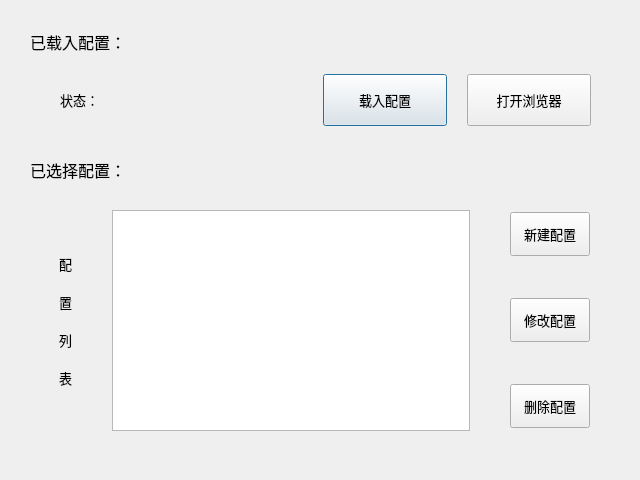
<?xml version="1.0" encoding="UTF-8"?>
<ui version="4.0">
 <class>mainWindow</class>
 <widget class="QDialog" name="mainWindow">
  <property name="geometry">
   <rect>
    <x>0</x>
    <y>0</y>
    <width>640</width>
    <height>480</height>
   </rect>
  </property>
  <property name="windowTitle">
   <string>Dialog</string>
  </property>
  <widget class="QLabel" name="selectedLabel">
   <property name="geometry">
    <rect>
     <x>30</x>
     <y>148</y>
     <width>590</width>
     <height>44</height>
    </rect>
   </property>
   <property name="minimumSize">
    <size>
     <width>0</width>
     <height>44</height>
    </size>
   </property>
   <property name="font">
    <font>
     <family>宋体</family>
     <pointsize>12</pointsize>
    </font>
   </property>
   <property name="text">
    <string>已选择配置：</string>
   </property>
  </widget>
  <widget class="QLabel" name="historyLabel">
   <property name="geometry">
    <rect>
     <x>30</x>
     <y>20</y>
     <width>590</width>
     <height>44</height>
    </rect>
   </property>
   <property name="minimumSize">
    <size>
     <width>0</width>
     <height>44</height>
    </size>
   </property>
   <property name="font">
    <font>
     <family>宋体</family>
     <pointsize>12</pointsize>
    </font>
   </property>
   <property name="text">
    <string>已载入配置：</string>
   </property>
  </widget>
  <widget class="QWidget" name="horizontalLayoutWidget">
   <property name="geometry">
    <rect>
     <x>60</x>
     <y>60</y>
     <width>531</width>
     <height>80</height>
    </rect>
   </property>
   <layout class="QHBoxLayout" name="horizontalLayout">
    <property name="spacing">
     <number>20</number>
    </property>
    <item>
     <widget class="QLabel" name="stateLabel">
      <property name="minimumSize">
       <size>
        <width>243</width>
        <height>0</height>
       </size>
      </property>
      <property name="font">
       <font>
        <family>宋体</family>
        <pointsize>10</pointsize>
       </font>
      </property>
      <property name="text">
       <string>状态：</string>
      </property>
     </widget>
    </item>
    <item>
     <widget class="QPushButton" name="btnLoadSeting">
      <property name="minimumSize">
       <size>
        <width>123</width>
        <height>52</height>
       </size>
      </property>
      <property name="font">
       <font>
        <family>宋体</family>
        <pointsize>10</pointsize>
       </font>
      </property>
      <property name="text">
       <string>载入配置</string>
      </property>
     </widget>
    </item>
    <item>
     <widget class="QPushButton" name="btnBrowser">
      <property name="minimumSize">
       <size>
        <width>123</width>
        <height>52</height>
       </size>
      </property>
      <property name="font">
       <font>
        <family>宋体</family>
        <pointsize>10</pointsize>
       </font>
      </property>
      <property name="text">
       <string>打开浏览器</string>
      </property>
     </widget>
    </item>
   </layout>
  </widget>
  <widget class="QWidget" name="horizontalLayoutWidget_2">
   <property name="geometry">
    <rect>
     <x>59</x>
     <y>210</y>
     <width>531</width>
     <height>221</height>
    </rect>
   </property>
   <layout class="QHBoxLayout" name="horizontalLayout_2">
    <property name="spacing">
     <number>40</number>
    </property>
    <item>
     <widget class="QLabel" name="label">
      <property name="font">
       <font>
        <family>宋体</family>
        <pointsize>10</pointsize>
       </font>
      </property>
      <property name="text">
       <string>配

置

列

表</string>
      </property>
     </widget>
    </item>
    <item>
     <widget class="QListWidget" name="listWidget"/>
    </item>
    <item>
     <layout class="QVBoxLayout" name="verticalLayout">
      <item>
       <widget class="QPushButton" name="btnNewSeting">
        <property name="minimumSize">
         <size>
          <width>0</width>
          <height>44</height>
         </size>
        </property>
        <property name="font">
         <font>
          <family>宋体</family>
          <pointsize>10</pointsize>
         </font>
        </property>
        <property name="text">
         <string>新建配置</string>
        </property>
       </widget>
      </item>
      <item>
       <widget class="QPushButton" name="btnModifySeting">
        <property name="minimumSize">
         <size>
          <width>0</width>
          <height>44</height>
         </size>
        </property>
        <property name="font">
         <font>
          <family>宋体</family>
          <pointsize>10</pointsize>
         </font>
        </property>
        <property name="text">
         <string>修改配置</string>
        </property>
       </widget>
      </item>
      <item>
       <widget class="QPushButton" name="btnDeleteSeting">
        <property name="minimumSize">
         <size>
          <width>0</width>
          <height>44</height>
         </size>
        </property>
        <property name="font">
         <font>
          <family>宋体</family>
          <pointsize>10</pointsize>
         </font>
        </property>
        <property name="text">
         <string>删除配置</string>
        </property>
       </widget>
      </item>
     </layout>
    </item>
   </layout>
  </widget>
 </widget>
 <resources/>
 <connections/>
</ui>
